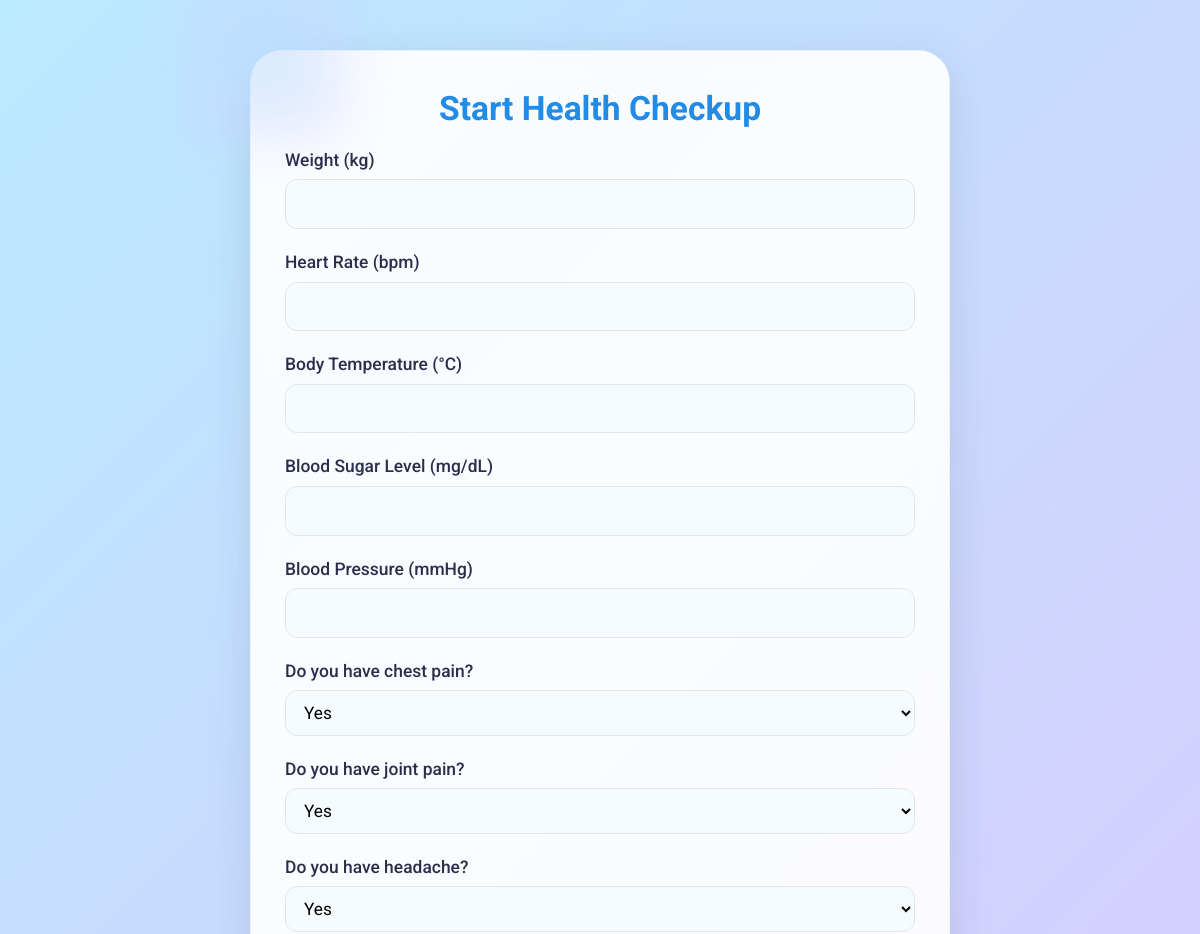
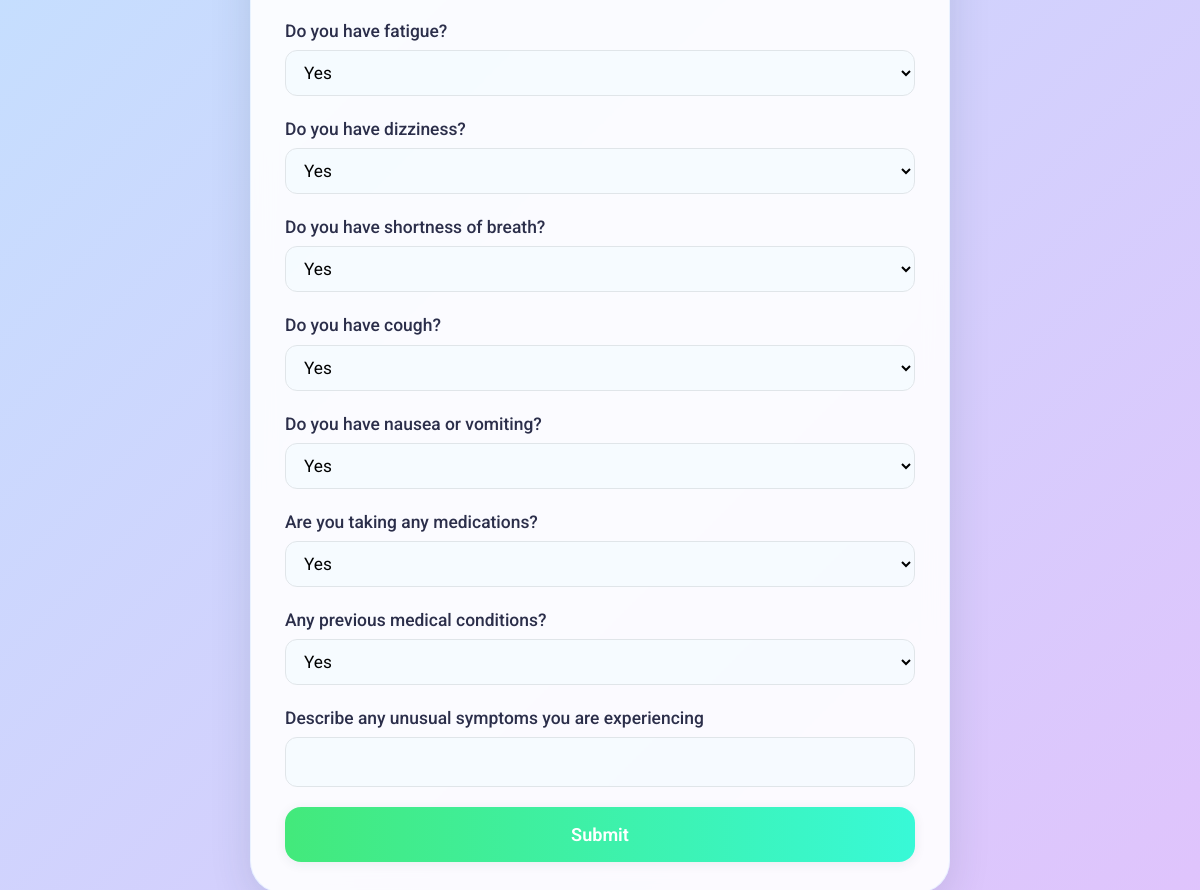
Page /checkup/start/ (signed in) on the committed database (2 pictures, top to bottom).
### checkup/models.py (models this page shows, shortened)
class Question(models.Model):
    QUESTION_TYPES = (
        ('NUM', 'Numeric'),
        ('BOOL', 'Boolean'),
        ('TEXT', 'Text'),
    )
    text = models.CharField(max_length=255)
    question_type = models.CharField(max_length=10, choices=QUESTION_TYPES)

### checkup/views.py (the view, shortened to what this page needs)
# urls.py: path('start/', start_checkup_view, name='start_checkup'),
@login_required
def start_checkup_view(request):
    questions = Question.objects.all()
    return render(request, 'checkup/start_checkup.html', {'questions': questions})

### checkup/templates/checkup/start_checkup.html (shortened to what this page needs)
{% load static %}
<!DOCTYPE html>
<html lang="en">
<head>
    <link href="https://cdn.jsdelivr.net/npm/bootstrap@5.3.0/dist/css/bootstrap.min.css" rel="stylesheet">
</head>
<body>
    <div class="glass-card">
        <h2 class="checkup-title">Start Health Checkup</h2>
        <form method="post">
            {% for question in questions %}
                <label>{{ question.text }}</label><br>
                {% if question.question_type == 'NUM' %}
                    <input type="number" name="question_{{ question.id }}" required>
                {% elif question.question_type == 'BOOL' %}
                    <select name="question_{{ question.id }}">
                        <option value="Yes">Yes</option>
                    </select>
                {% else %}
                    <input type="text" name="question_{{ question.id }}">
                {% endif %}
            {% endfor %}
            <button type="submit">Submit</button>
        </form>
    </div>
</body>
</html>

### checkup/templates/checkup/start_checkup.html (style rules this page uses)
body { min-height: 100vh; padding-top: 50px; padding-bottom: 50px; background: linear-gradient(135deg, #baeaff 0%, #e0c3fc 100%); display: flex; align-items: center; justify-content: center; font-family: 'Roboto', sans-serif; }
.glass-card { background: rgba(255,255,255,0.90); border-radius: 32px; box-shadow: 0 10px 42px rgba(44,62,80,.14); border: 1px solid rgba(120,183,255,0.13); padding: 38px 34px 30px 34px; backdrop-filter: blur(12px); max-width: 700px; width: 100%; position: relative; }
.glass-card:before { content:""; position: absolute; left: -55px; top: -60px; width: 142px; height: 142px; background: radial-gradient(circle, #aee9ff90 0%, #e0c3fc77 90%); filter: blur(29px); z-index: 0; }
.checkup-title { text-align: center; margin-bottom: 18px; color: #228be6; font-weight: 700; font-size: 2.1rem; position: relative; z-index: 2; }
form { z-index: 2; position: relative; }
form label { font-weight: 500; color: #2b2e4a; font-size: 1.09rem; margin-bottom: 6px; }
form input[type="number"], form input[type="text"], form select { display: block; width: 100%; border-radius: 12px; border: 1.5px solid #e0e5e9; box-shadow: none; background: rgba(245,250,255,.82); margin-bottom: 20px; padding: 11px 14px; font-size: 1.08rem; outline: none; transition: border-color .17s, box-shadow .14s; }
button[type="submit"] { width: 100%; padding: 14px 0; border-radius: 16px; font-size: 1.13rem; font-weight: 600; background: linear-gradient(90deg, #43e97b 0%, #38f9d7 100%); color: #fff; box-shadow: 0 2px 12px rgba(44,62,80,0.08); border: none; transition: background .22s, transform .16s; }

### rows in the picture
Question: text "Weight (kg)"
Question: text "Heart Rate (bpm)"
Question: text "Body Temperature (°C)"
Question: text "Blood Sugar Level (mg/dL)"
Question: text "Blood Pressure (mmHg)"
Question: text "Do you have chest pain?", id "Yes"
Question: text "Do you have joint pain?", id "Yes"
Question: text "Do you have headache?", id "Yes"
Question: text "Do you have fatigue?", id "Yes"
Question: text "Do you have dizziness?", id "Yes"
Question: text "Do you have shortness of breath?", id "Yes"
Question: text "Do you have cough?", id "Yes"
Question: text "Do you have nausea or vomiting?", id "Yes"
Question: text "Are you taking any medications?", id "Yes"
Question: text "Any previous medical conditions?", id "Yes"
Question: text "Describe any unusual symptoms you are experiencing"
